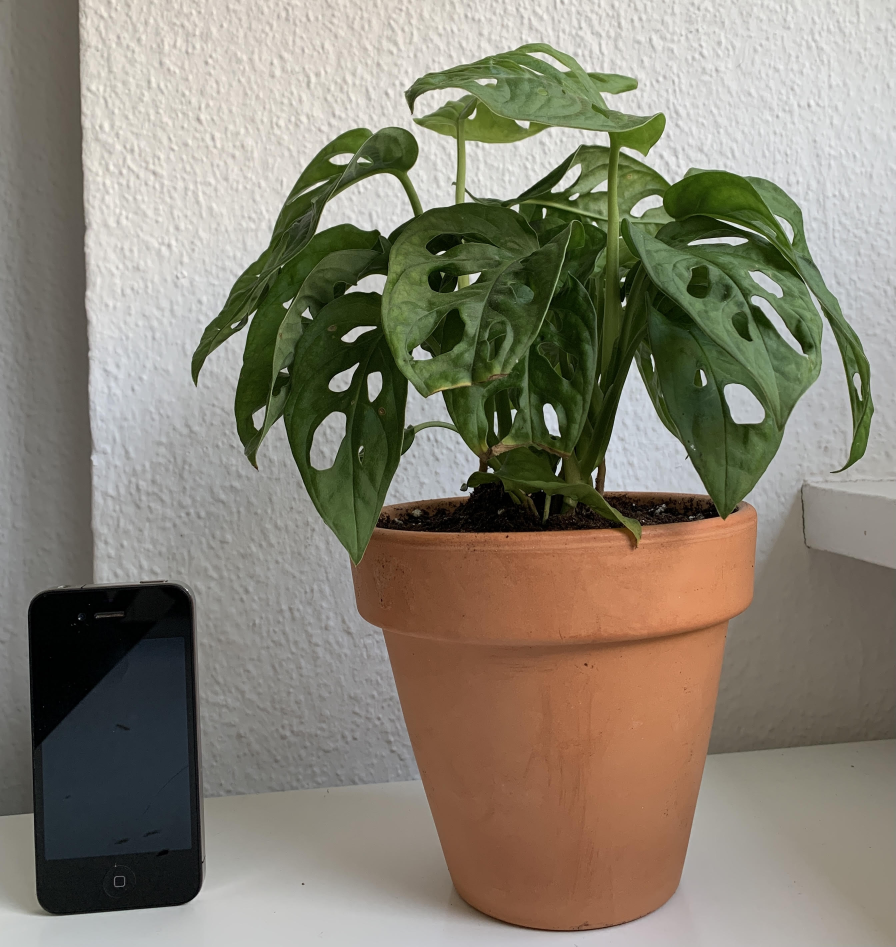
#> input picture plantbot/monkeyleaf.jpg, 2687 x 2839 px (shown at 1/3 size)
$ python plantbot_pc.py --width 1.0
#> lines starting #> are read from the running program, lines starting #| are printed output that depends on the picture; after the words box and inside, x2 and y2 are one past the last pixel; in counts of white or black regions, pixels touching at a corner belong together
import argparse
import imutils.contours
import cv2
from time import sleep


# [4 lines left out: function mostrar_imagen, not called in this run]


# Get our options
parser = argparse.ArgumentParser(description='Object height measurement')
parser.add_argument("-w", "--width", type=float, required=True,
                    help="width of the left-most object in the image")
args = vars(parser.parse_args())

# [5 lines of commented-out code are left out]

image = cv2.imread('monkeyleaf.jpg', cv2.IMREAD_COLOR)
#> image is the input picture: shape (2839, 2687, 3); mean B, G, R 114.9, 129.9, 135.4
cv2.namedWindow('image', cv2.WINDOW_NORMAL)
cv2.imshow('image', image)
cv2.waitKey(0)

# Cover to grayscale and blur
greyscale = cv2.cvtColor(image, cv2.COLOR_BGR2GRAY)
greyscale = cv2.GaussianBlur(greyscale, (7, 7), 0)

cv2.namedWindow('image', cv2.WINDOW_NORMAL)
cv2.imshow('image', greyscale)
cv2.waitKey(0)

# Detect edges and close gaps
canny_output = cv2.Canny(greyscale, 50, 100)
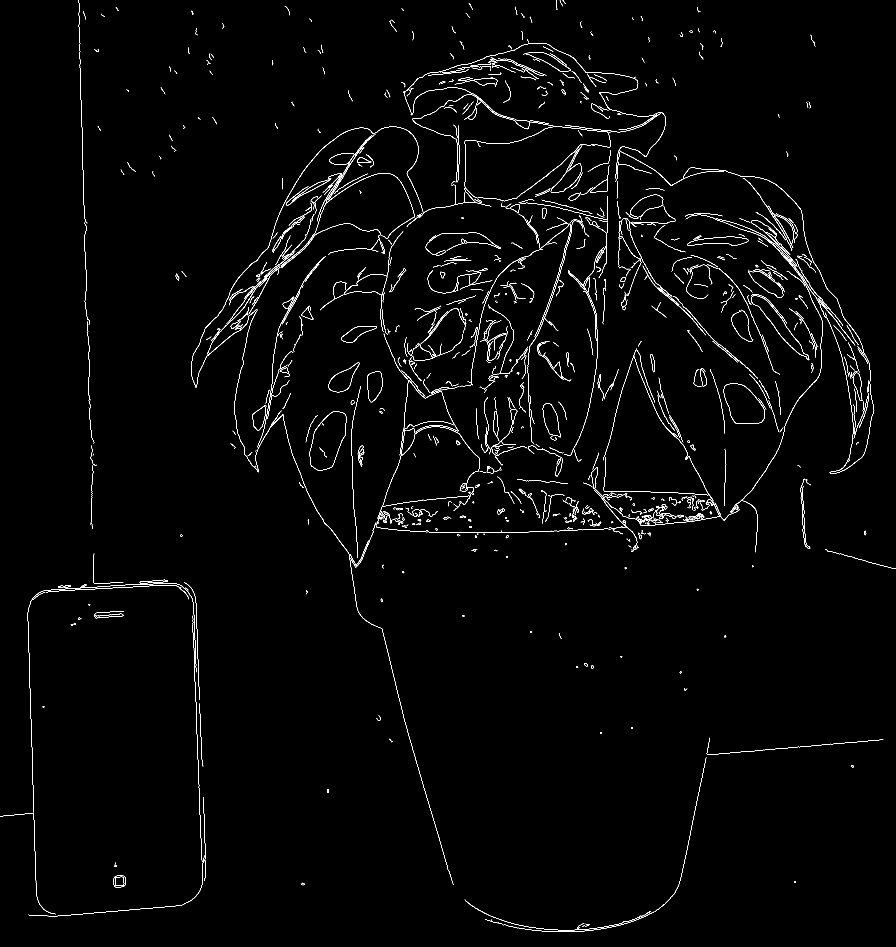
#> canny_output: shape (2839, 2687) (shown at 1/3 size); 1.2% white in thin lines or dots
canny_output = cv2.dilate(canny_output, None, iterations=1)
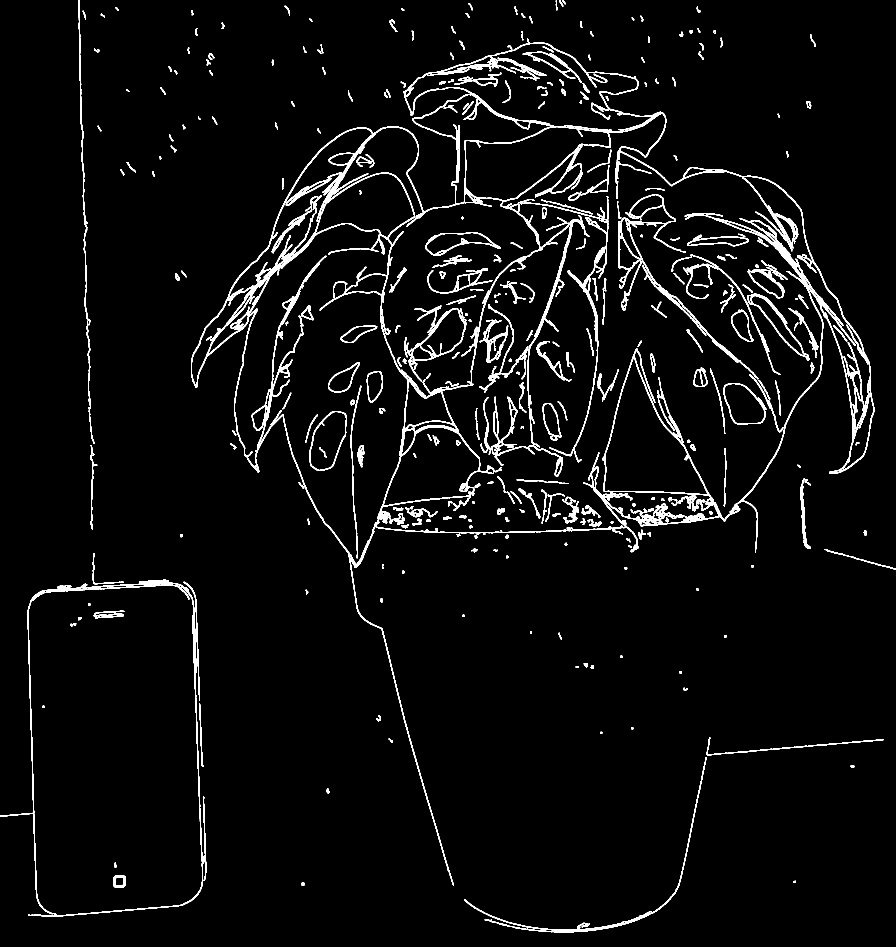
#> canny_output: shape (2839, 2687) (shown at 1/3 size); 3.8% white; 381 white regions (1 under 20 px), largest, box (x1, y1, x2, y2) and area: (573, 116, 2624, 2656) 133285, (0, 1738, 619, 2750) 12296, (1854, 582, 2275, 1138) 9268
canny_output = cv2.erode(canny_output, None, iterations=1)
#> canny_output: shape (2839, 2687); 1.3% white in thin lines or dots

cv2.namedWindow('image', cv2.WINDOW_NORMAL)
cv2.imshow('image', canny_output)
cv2.waitKey(0)

# Get the contours of the shapes, sort l-to-r and create boxes
contours, _ = cv2.findContours(canny_output, cv2.RETR_EXTERNAL, cv2.CHAIN_APPROX_SIMPLE)
#> contours = 470 contours, 289 with area under 20; largest, box (x1, y1, x2, y2) and area: (574, 129, 2623, 2655) 381486, (929, 1234, 1040, 1412) 13264, (2171, 1150, 2299, 1272) 10736, (2253, 882, 2428, 1081) 7132, (1032, 694, 1210, 996) 4792
if len(contours) < 2:
    print("Couldn't detect two or more objects")
    exit(0)

(contours, _) = imutils.contours.sort_contours(contours)
contours_poly = [None]*len(contours)
#> contours_poly = 470 items
boundRect = [None]*len(contours)
#> boundRect = 470 items
for i, c in enumerate(contours):
    contours_poly[i] = cv2.approxPolyDP(c, 3, True)
    boundRect[i] = cv2.boundingRect(contours_poly[i])
#> after the loop, boundRect = 470 items, first 6: (0, 2439, 168, 305), (84, 1739, 534, 1009), (129, 2118, 3, 5), (137, 1755, 430, 43), (213, 1872, 4, 6), (221, 1871, 7, 1); contours_poly = 470 contours, 296 with area under 20; largest, box (x1, y1, x2, y2) and area: (574, 129, 2623, 2655) 383058, (929, 1234, 1040, 1411) 13160, (2171, 1150, 2299, 1272) 10598, (2253, 882, 2428, 1081) 6994, (1032, 694, 1210, 996) 4751

output_image = image.copy()
output_image2 = image.copy()
mmPerPixel = args["width"] / boundRect[0][2]
#> mmPerPixel = 0.00595
highestRect = 1000
lowestRect = 0

for i in range(1, len(contours)):

    # Too smol?
    if boundRect[i][2] < 50 or boundRect[i][3] < 50:
        continue

    # The first rectangle is our control, so set the ratio
    if highestRect > boundRect[i][1]:
        highestRect = boundRect[i][1]
    if lowestRect < (boundRect[i][1] + boundRect[i][3]):
        lowestRect = (boundRect[i][1] + boundRect[i][3])

    # Create a boundary box
    cv2.rectangle(output_image, (int(boundRect[i][0]), int(boundRect[i][1])),
                  (int(boundRect[i][0] + boundRect[i][2]),
                  int(boundRect[i][1] + boundRect[i][3])), (255, 0, 0), 2)
#> this loop made 469 passes
#> lowestRect on passes 1, 169, 209: 2748, 2790, 2796
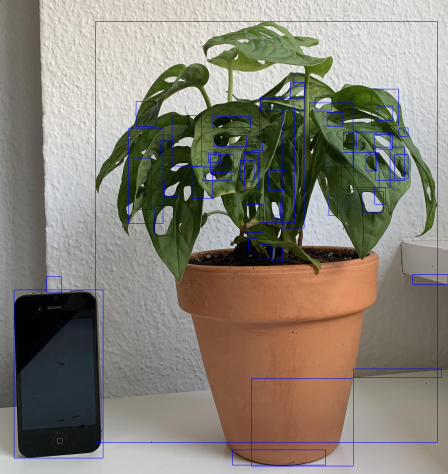
#> output_image: shape (2839, 2687, 3) (shown at 1/6 size); mean B, G, R 117.7, 128.1, 133.6
#> after the loop, highestRect = 129; lowestRect = 2796

# Calculate the size of our plant
plantHeight = (lowestRect - highestRect) * mmPerPixel
#> plantHeight = 15.88
print("Plant height is {0:.0f}mm".format(plantHeight))
#| Plant height is 16mm

# Resize and display the image (press key to exit)
resized_image = cv2.resize(output_image, (1280, 720))
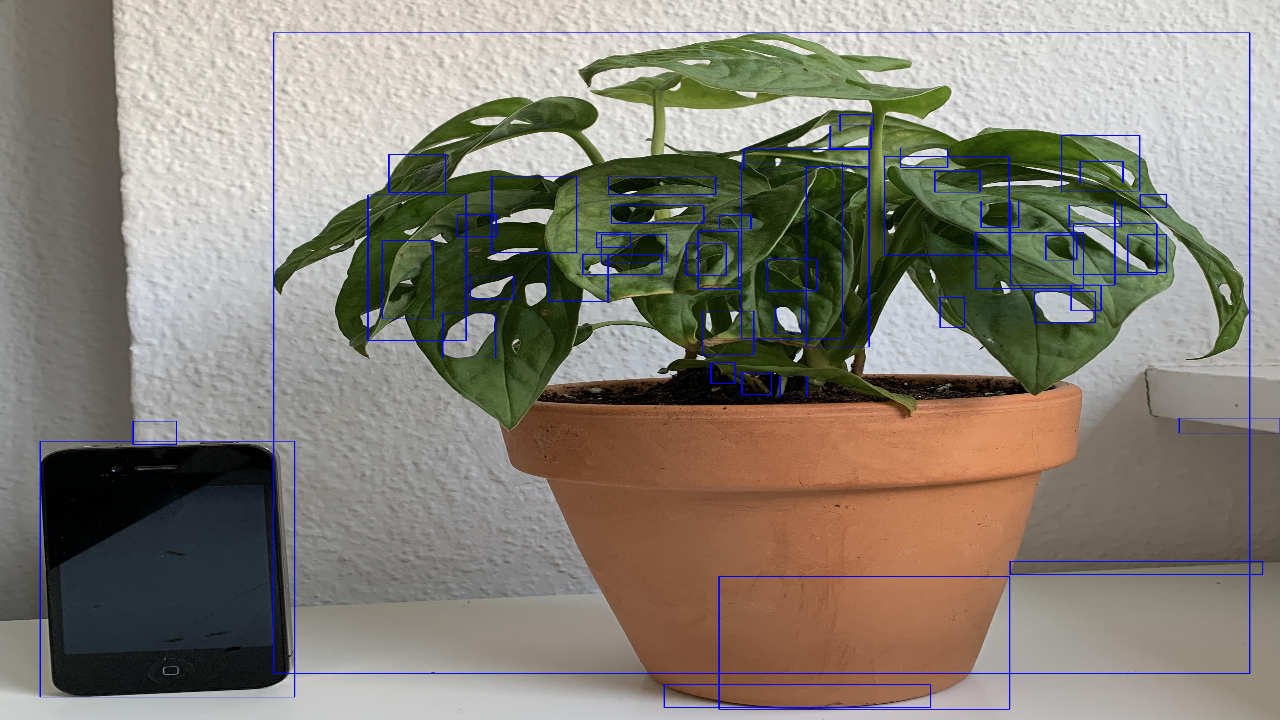
#> resized_image: shape (720, 1280, 3); mean B, G, R 117.6, 128, 133.5
cv2.imshow("Image", resized_image)
cv2.waitKey(0)

$ run again, with plantbot/lyrata.jpg copied over plantbot/monkeyleaf.jpg
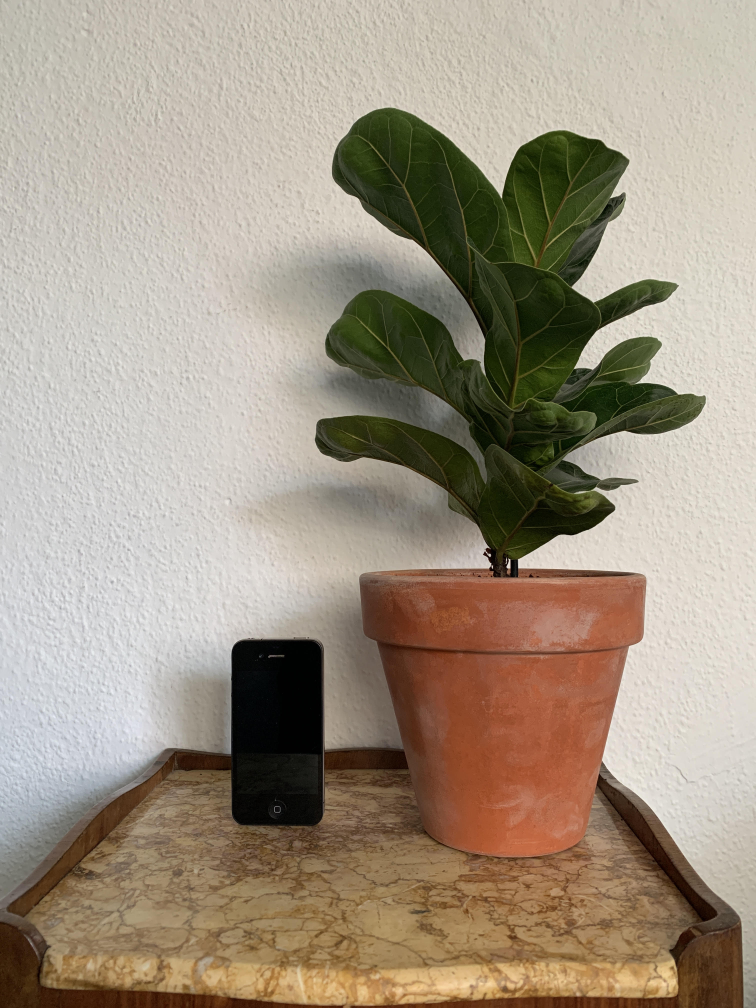
#> input picture plantbot/lyrata.jpg, 3024 x 4032 px (shown at 1/4 size)
#> image is the input picture: shape (4032, 3024, 3); mean B, G, R 130.6, 147.8, 160.3
#> `canny_output = cv2.dilate(canny_output, None, iterations=1)`:
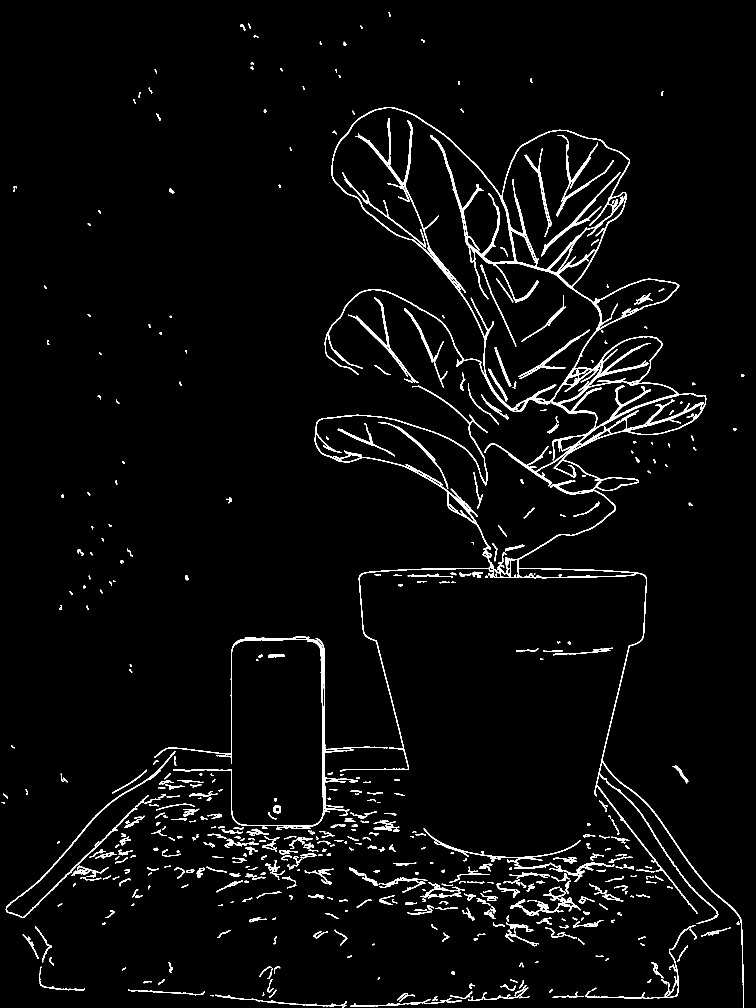
#> canny_output: shape (4032, 3024) (shown at 1/4 size); 2.7% white; 633 white regions, largest, box (x1, y1, x2, y2) and area: (1258, 429, 2976, 4032) 122179, (617, 2547, 1550, 3316) 15931, (1420, 472, 1811, 1118) 7936
#> contours = 711 contours, 515 with area under 20; largest, box (x1, y1, x2, y2) and area: (1259, 430, 2975, 4032) 863218, (694, 2548, 1549, 3315) 1128, (1394, 1191, 1673, 1530) 1006, (1352, 1695, 1579, 1824) 954, (2506, 1611, 2814, 1722) 779
#> `contours_poly = [None]*len(contours)`: contours_poly = 711 items
#> the loop `for i, c in enumerate(contours):` made 711 passes
#> c on pass 46: [[400, 3368]]
#> after the loop `for i, c in enumerate(contours):`: boundRect = 711 items, first 6: (8, 3209, 11, 5), (13, 3176, 18, 16), (25, 3005, 676, 666), (45, 2981, 13, 11), (54, 746, 13, 19), (92, 3739, 61, 96); contours_poly = 711 contours, 490 with area under 20; largest, box (x1, y1, x2, y2) and area: (1259, 430, 2974, 4032) 865508, (1394, 1191, 1673, 1530) 1298, (1352, 1695, 1579, 1824) 1219, (618, 2550, 1225, 3053) 1115, (694, 2548, 1549, 3315) 1066
#> mmPerPixel = 0.0909
#> the loop `for i in range(1, len(contours)):` made 710 passes
#> (highestRect, lowestRect) on pass 278: (430, 4032)
#> after the loop `for i in range(1, len(contours)):`: highestRect = 430; lowestRect = 4032
#> plantHeight = 327.5
#| Plant height is 327mm
#> `resized_image = cv2.resize(output_image, (1280, 720))`:
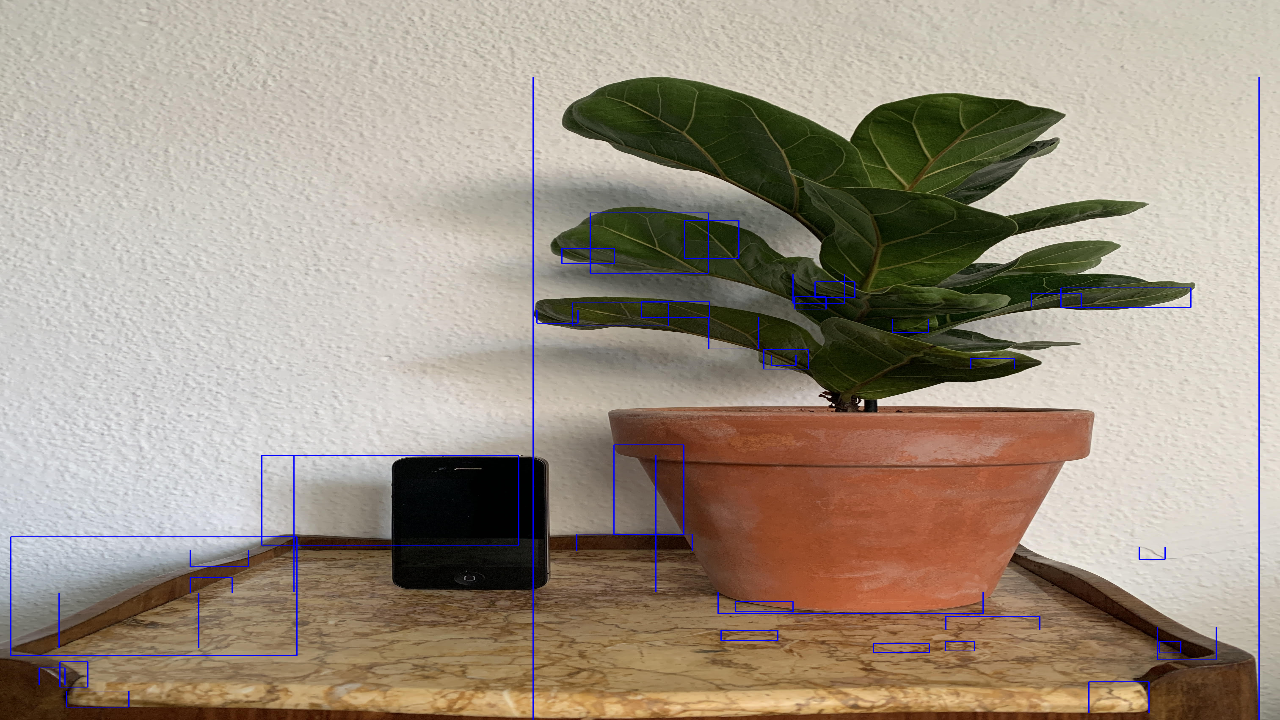
#> resized_image: shape (720, 1280, 3); mean B, G, R 132, 146.7, 159
